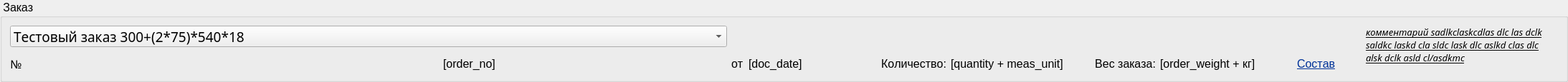
      <widget class="QGroupBox" name="order_groupBox">
       <property name="sizePolicy">
        <sizepolicy hsizetype="Expanding" vsizetype="Fixed">
         <horstretch>0</horstretch>
         <verstretch>0</verstretch>
        </sizepolicy>
       </property>
       <property name="minimumSize">
        <size>
         <width>1220</width>
         <height>100</height>
        </size>
       </property>
       <property name="maximumSize">
        <size>
         <width>10000</width>
         <height>115</height>
        </size>
       </property>
       <property name="font">
        <font>
         <family>Segoe UI Symbol</family>
         <pointsize>12</pointsize>
         <stylestrategy>PreferAntialias</stylestrategy>
         <kerning>false</kerning>
        </font>
       </property>
       <property name="layoutDirection">
        <enum>Qt::LeftToRight</enum>
       </property>
       <property name="title">
        <string> Заказ </string>
       </property>
       <property name="alignment">
        <set>Qt::AlignLeading|Qt::AlignLeft|Qt::AlignTop</set>
       </property>
       <property name="flat">
        <bool>false</bool>
       </property>
       <property name="checkable">
        <bool>false</bool>
       </property>
       <layout class="QGridLayout" name="gridLayout_3">
        <item row="2" column="6">
         <widget class="QLabel" name="label_6">
          <property name="minimumSize">
           <size>
            <width>120</width>
            <height>0</height>
           </size>
          </property>
          <property name="maximumSize">
           <size>
            <width>100</width>
            <height>16777215</height>
           </size>
          </property>
          <property name="font">
           <font>
            <family>Segoe UI Symbol</family>
            <pointsize>12</pointsize>
            <stylestrategy>PreferAntialias</stylestrategy>
            <kerning>false</kerning>
           </font>
          </property>
          <property name="text">
           <string>Вес заказа:</string>
          </property>
          <property name="alignment">
           <set>Qt::AlignRight|Qt::AlignTrailing|Qt::AlignVCenter</set>
          </property>
         </widget>
        </item>
        <item row="2" column="5">
         <widget class="QLabel" name="quantity_label">
          <property name="minimumSize">
           <size>
            <width>160</width>
            <height>0</height>
           </size>
          </property>
          <property name="maximumSize">
           <size>
            <width>200</width>
            <height>16777215</height>
           </size>
          </property>
          <property name="font">
           <font>
            <family>Segoe UI Symbol</family>
            <pointsize>12</pointsize>
            <stylestrategy>PreferAntialias</stylestrategy>
            <kerning>false</kerning>
           </font>
          </property>
          <property name="text">
           <string>[quantity + meas_unit]</string>
          </property>
         </widget>
        </item>
        <item row="2" column="7">
         <widget class="QLabel" name="order_weight_label">
          <property name="minimumSize">
           <size>
            <width>185</width>
            <height>0</height>
           </size>
          </property>
          <property name="maximumSize">
           <size>
            <width>185</width>
            <height>16777215</height>
           </size>
          </property>
          <property name="font">
           <font>
            <family>Segoe UI Symbol</family>
            <pointsize>12</pointsize>
            <stylestrategy>PreferAntialias</stylestrategy>
            <kerning>false</kerning>
           </font>
          </property>
          <property name="text">
           <string>[order_weight + кг]</string>
          </property>
         </widget>
        </item>
        <item row="2" column="0">
         <widget class="QLabel" name="label">
          <property name="minimumSize">
           <size>
            <width>21</width>
            <height>0</height>
           </size>
          </property>
          <property name="maximumSize">
           <size>
            <width>30</width>
            <height>16777215</height>
           </size>
          </property>
          <property name="font">
           <font>
            <family>PF BeauSans Pro Bbook</family>
            <pointsize>12</pointsize>
            <weight>50</weight>
            <bold>false</bold>
            <stylestrategy>PreferAntialias</stylestrategy>
            <kerning>false</kerning>
           </font>
          </property>
          <property name="text">
           <string>№</string>
          </property>
         </widget>
        </item>
        <item row="2" column="2">
         <widget class="QLabel" name="label_2">
          <property name="minimumSize">
           <size>
            <width>16</width>
            <height>16</height>
           </size>
          </property>
          <property name="maximumSize">
           <size>
            <width>30</width>
            <height>16777215</height>
           </size>
          </property>
          <property name="font">
           <font>
            <family>Segoe UI Symbol</family>
            <pointsize>12</pointsize>
            <stylestrategy>PreferAntialias</stylestrategy>
            <kerning>false</kerning>
           </font>
          </property>
          <property name="text">
           <string>от</string>
          </property>
         </widget>
        </item>
        <item row="2" column="3">
         <widget class="QLabel" name="doc_date_label">
          <property name="minimumSize">
           <size>
            <width>150</width>
            <height>16</height>
           </size>
          </property>
          <property name="maximumSize">
           <size>
            <width>180</width>
            <height>16777215</height>
           </size>
          </property>
          <property name="font">
           <font>
            <family>Segoe UI Symbol</family>
            <pointsize>12</pointsize>
            <stylestrategy>PreferAntialias</stylestrategy>
            <kerning>false</kerning>
           </font>
          </property>
          <property name="text">
           <string>[doc_date]</string>
          </property>
         </widget>
        </item>
        <item row="2" column="4">
         <widget class="QLabel" name="label_4">
          <property name="minimumSize">
           <size>
            <width>120</width>
            <height>0</height>
           </size>
          </property>
          <property name="maximumSize">
           <size>
            <width>130</width>
            <height>16777215</height>
           </size>
          </property>
          <property name="font">
           <font>
            <family>Segoe UI Symbol</family>
            <pointsize>12</pointsize>
            <stylestrategy>PreferAntialias</stylestrategy>
            <kerning>false</kerning>
           </font>
          </property>
          <property name="text">
           <string>Количество:</string>
          </property>
          <property name="alignment">
           <set>Qt::AlignRight|Qt::AlignTrailing|Qt::AlignVCenter</set>
          </property>
         </widget>
        </item>
        <item row="0" column="9" rowspan="3">
         <widget class="QLabel" name="comment_label">
          <property name="minimumSize">
           <size>
            <width>0</width>
            <height>70</height>
           </size>
          </property>
          <property name="maximumSize">
           <size>
            <width>16777215</width>
            <height>72</height>
           </size>
          </property>
          <property name="font">
           <font>
            <family>Segoe UI Semibold</family>
            <pointsize>10</pointsize>
            <italic>true</italic>
            <underline>true</underline>
            <stylestrategy>PreferAntialias</stylestrategy>
            <kerning>false</kerning>
           </font>
          </property>
          <property name="text">
           <string>комментарий sadlkclaskcdlas dlc las dclk saldkc laskd cla sldc lask dlc aslkd clas dlc alsk dclk asld cl/asdkmc</string>
          </property>
          <property name="alignment">
           <set>Qt::AlignLeading|Qt::AlignLeft|Qt::AlignTop</set>
          </property>
          <property name="wordWrap">
           <bool>true</bool>
          </property>
          <property name="margin">
           <number>5</number>
          </property>
         </widget>
        </item>
        <item row="2" column="1">
         <widget class="QLabel" name="order_no_label">
          <property name="minimumSize">
           <size>
            <width>110</width>
            <height>0</height>
           </size>
          </property>
          <property name="maximumSize">
           <size>
            <width>110</width>
            <height>16777215</height>
           </size>
          </property>
          <property name="font">
           <font>
            <family>Segoe UI Symbol</family>
            <pointsize>12</pointsize>
            <stylestrategy>PreferAntialias</stylestrategy>
            <kerning>false</kerning>
           </font>
          </property>
          <property name="text">
           <string>[order_no]</string>
          </property>
         </widget>
        </item>
        <item row="2" column="8">
         <widget class="QLabel" name="composition_label">
          <property name="minimumSize">
           <size>
            <width>90</width>
            <height>0</height>
           </size>
          </property>
          <property name="maximumSize">
           <size>
            <width>150</width>
            <height>16777215</height>
           </size>
          </property>
          <property name="palette">
           <palette>
            <active>
             <colorrole role="WindowText">
              <brush brushstyle="SolidPattern">
               <color alpha="255">
                <red>0</red>
                <green>50</green>
                <blue>152</blue>
               </color>
              </brush>
             </colorrole>
            </active>
            <inactive>
             <colorrole role="WindowText">
              <brush brushstyle="SolidPattern">
               <color alpha="255">
                <red>0</red>
                <green>50</green>
                <blue>152</blue>
               </color>
              </brush>
             </colorrole>
            </inactive>
            <disabled>
             <colorrole role="WindowText">
              <brush brushstyle="SolidPattern">
               <color alpha="255">
                <red>120</red>
                <green>120</green>
                <blue>120</blue>
               </color>
              </brush>
             </colorrole>
            </disabled>
           </palette>
          </property>
          <property name="font">
           <font>
            <family>Segoe UI Symbol</family>
            <pointsize>12</pointsize>
            <underline>true</underline>
            <stylestrategy>PreferAntialias</stylestrategy>
            <kerning>false</kerning>
           </font>
          </property>
          <property name="text">
           <string>Состав</string>
          </property>
          <property name="alignment">
           <set>Qt::AlignLeading|Qt::AlignLeft|Qt::AlignVCenter</set>
          </property>
         </widget>
        </item>
        <item row="0" column="0" colspan="2">
         <widget class="QComboBox" name="comboBox">
          <property name="minimumSize">
           <size>
            <width>1000</width>
            <height>20</height>
           </size>
          </property>
          <property name="font">
           <font>
            <family>Segoe UI Black</family>
            <pointsize>14</pointsize>
            <stylestrategy>PreferAntialias</stylestrategy>
            <kerning>false</kerning>
           </font>
          </property>
          <item>
           <property name="text">
            <string>Тестовый заказ 300+(2*75)*540*18</string>
           </property>
          </item>
         </widget>
        </item>
       </layout>
      </widget>
